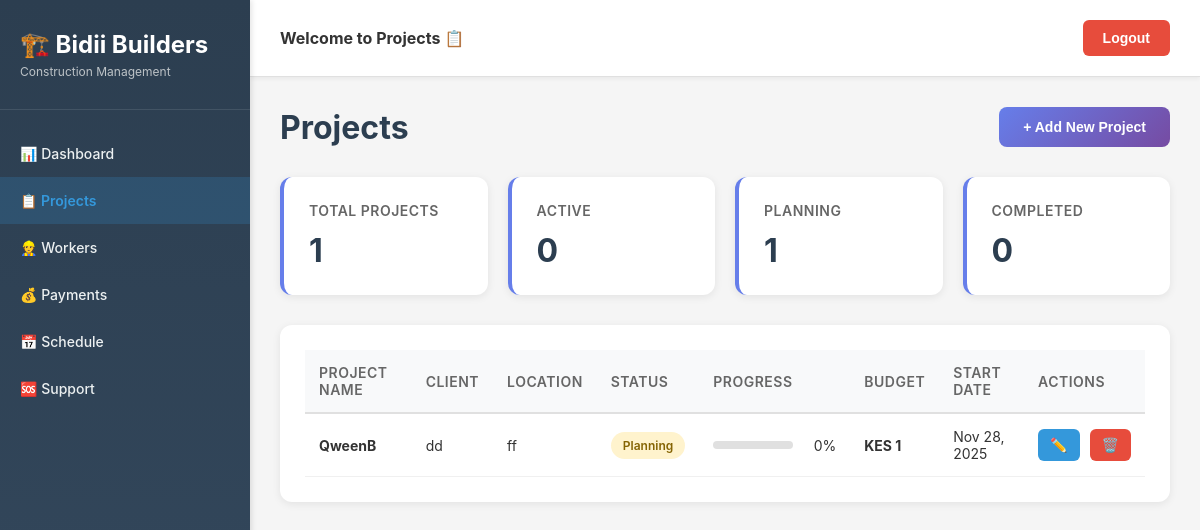
Page /projects/ (signed in) on the committed database.
### base/models.py (models this page shows, shortened)
class Project(models.Model):
    STATUS_CHOICES = [
        ('planning', 'Planning'),
        ('active', 'Active'),
        ('on_hold', 'On Hold'),
        ('completed', 'Completed'),
    ]
    user = models.ForeignKey(User, on_delete=models.CASCADE, related_name='projects')
    team = models.ForeignKey(Team, on_delete=models.CASCADE, related_name='projects', null=True, blank=True)
    name = models.CharField(max_length=200)
    location = models.CharField(max_length=200, blank=True, null=True)
    client_name = models.CharField(max_length=200, blank=True, null=True)
    client_phone = models.CharField(max_length=20, blank=True, null=True)
    budget = models.DecimalField(max_digits=12, decimal_places=2, validators=[MinValueValidator(0)], default=0)
    description = models.TextField(blank=True, null=True)
    status = models.CharField(max_length=20, choices=STATUS_CHOICES, default='planning')
    start_date = models.DateField(null=True, blank=True)
    end_date = models.DateField(null=True, blank=True)
    progress = models.IntegerField(default=0, validators=[MinValueValidator(0), MaxValueValidator(100)])
    created_at = models.DateTimeField(auto_now_add=True)
    updated_at = models.DateTimeField(auto_now=True)
    class Meta:
        ordering = ['-created_at']
        verbose_name = 'Project'
        verbose_name_plural = 'Projects'

### base/views.py (the view, shortened to what this page needs)
# urls.py: path('projects/', views.projects, name='projects'),
@login_required(login_url='login_view')
def projects(request):
    user_projects = Project.objects.filter(user=request.user).order_by('-created_at')
    user_applications = JobApplication.objects.filter(project__user=request.user).order_by('-applied_at')
    context = {
        'projects': user_projects,
        'applications': user_applications,
        'total_projects': user_projects.count(),
        'active_projects': user_projects.filter(status='active').count(),
        'planning_projects': user_projects.filter(status='planning').count(),
        'completed_projects': user_projects.filter(status='completed').count(),
    }
    return render(request, 'base/projects.html', context)

### base/templates/base/projects.html (shortened to what this page needs)
{% load static %}
<!DOCTYPE html>
<html lang="en">
<head>
    <link rel="stylesheet" href="{% static 'css/base.css' %}">
</head>
<body>
    <aside class="sidebar" role="navigation" aria-label="Main Navigation">
        <div>
            <div class="sidebar-header">
                <h1>🏗️ Bidii Builders</h1>
                <p>Construction Management</p>
            </div>
            <nav class="nav-menu">
                <a href="{% url 'dashboard' %}" class="nav-item {% if request.resolver_match.url_name == 'dashboard' %}active{% endif %}">📊 Dashboard</a>
                <a href="{% url 'projects' %}" class="nav-item {% if request.resolver_match.url_name == 'projects' %}active{% endif %}">📋 Projects</a>
                <a href="{% url 'workers' %}" class="nav-item {% if request.resolver_match.url_name == 'workers' %}active{% endif %}">👷 Workers</a>
                <a href="{% url 'payments' %}" class="nav-item {% if request.resolver_match.url_name == 'payments' %}active{% endif %}">💰 Payments</a>
                <a href="{% url 'schedule' %}" class="nav-item {% if request.resolver_match.url_name == 'schedule' %}active{% endif %}">📅 Schedule</a>
                <a href="{% url 'support' %}" class="nav-item {% if request.resolver_match.url_name == 'support' %}active{% endif %}">🆘 Support</a>
            </nav>
        </div>
    </aside>
    <div class="main-content">
        <nav class="navbar">
            <div><strong>Welcome to Projects 📋</strong></div>
            <button class="logout-btn" onclick="confirmLogout()">Logout</button>
        </nav>
        <div class="container">
            <div class="header">
                <h1>Projects</h1>
                <button class="btn-primary" onclick="openProjectModal()">+ Add New Project</button>
            </div>
            <div class="stats-grid">
                <div class="stat-card">
                    <h3>Total Projects</h3>
                    <div class="value">{{ total_projects }}</div>
                </div>
                <div class="stat-card">
                    <h3>Active</h3>
                    <div class="value">{{ active_projects }}</div>
                </div>
                <div class="stat-card">
                    <h3>Planning</h3>
                    <div class="value">{{ planning_projects }}</div>
                </div>
                <div class="stat-card">
                    <h3>Completed</h3>
                    <div class="value">{{ completed_projects }}</div>
                </div>
            </div>
            <section class="section">
                {% if projects %}
                <table class="table">
                    <thead>
                        <tr>
                            <th>Project Name</th>
                            <th>Client</th>
                            <th>Location</th>
                            <th>Status</th>
                            <th>Progress</th>
                            <th>Budget</th>
                            <th>Start Date</th>
                            <th>Actions</th>
                        </tr>
                    </thead>
                    <tbody>
                        {% for project in projects %}
                        <tr>
                            <td><strong>{{ project.name }}</strong></td>
                            <td>{{ project.client_name }}</td>
                            <td>{{ project.location }}</td>
                            <td><span class="badge badge-{{ project.status }}">{{ project.get_status_display }}</span></td>
                            <td>
                                <div style="display: flex; gap: 8px; align-items: center;">
                                    <div class="progress-bar" style="flex: 1; min-width: 80px;">
                                    </div>
                                    <span style="min-width: 35px; text-align: right;">{{ project.progress }}%</span>
                                </div>
                            </td>
                            <td><strong>KES {{ project.budget|floatformat:0 }}</strong></td>
                            <td>{{ project.start_date|date:"M d, Y" }}</td>
                            <td>
                                <div class="action-buttons">
                                    <button class="btn-edit" onclick="editProject({{ project.id }})">✏️</button>
                                    <form method="POST" action="{% url 'delete_project' project.id %}" style="display:inline;" onsubmit="return confirm('Delete this project?')">
                                        <button type="submit" class="btn-delete">🗑️</button>
                                    </form>
                                </div>
                            </td>
                        </tr>
                        {% endfor %}
                    </tbody>
                </table>
                {% else %}
                <div class="no-data">
                    <div style="font-size: 80px; margin-bottom: 20px;">📦</div>
                    <h3>No projects yet</h3>
                    <p>Click "Add New Project" to get started!</p>
                </div>
                {% endif %}
            </section>
        </div>
    </div>
</body>
</html>

### static/css/base.css (style rules this page uses)
* { margin: 0; padding: 0; box-sizing: border-box; }
html, body { height: 100%; }
body { font-family: -apple-system, BlinkMacSystemFont, 'Segoe UI', Roboto, Oxygen, Ubuntu, Cantarell, sans-serif; background: #f5f5f5; color: #333; }
.sidebar { position: fixed; left: 0; top: 0; width: 250px; height: 100vh; background: linear-gradient(180deg, #2c3e50 0%, #34495e 100%); color: white; overflow-y: auto; z-index: 100; display: flex; flex-direction: column; box-shadow: 2px 0 5px rgba(0, 0, 0, 0.1); }
.sidebar > div:first-child { flex: 1; }
.sidebar-header { padding: 30px 20px; border-bottom: 1px solid rgba(255, 255, 255, 0.1); }
.sidebar-header h1 { font-size: 24px; margin-bottom: 5px; font-weight: 700; }
.sidebar-header p { font-size: 12px; color: #bdc3c7; }
.nav-menu { display: flex; flex-direction: column; padding: 20px 0; }
.nav-item { padding: 15px 20px; color: #ecf0f1; text-decoration: none; font-size: 14px; border-left: 4px solid transparent; transition: all 0.3s ease; cursor: pointer; background: none; border: none; text-align: left; font-weight: 500; display: block; width: 100%; }
.nav-item.active { background: rgba(52, 152, 219, 0.2); border-left-color: #3498db; color: #3498db; font-weight: 600; }
.main-content { margin-left: 250px; display: flex; flex-direction: column; min-height: 100vh; }
.navbar { background: white; padding: 20px 30px; border-bottom: 1px solid #e0e0e0; display: flex; justify-content: space-between; align-items: center; box-shadow: 0 2px 4px rgba(0, 0, 0, 0.05); font-size: 16px; font-weight: 600; }
.logout-btn { padding: 10px 20px; background: #e74c3c; color: white; border: none; border-radius: 6px; font-size: 14px; font-weight: 600; cursor: pointer; transition: all 0.3s ease; }
.container { flex: 1; padding: 30px; max-width: 1400px; margin: 0 auto; width: 100%; }
.welcome, .header, .page-header { margin-bottom: 30px; }
.welcome h1, .header h1, .page-header h1 { font-size: 32px; color: #2c3e50; margin-bottom: 8px; font-weight: 700; }
.header { display: flex; justify-content: space-between; align-items: center; }
.header h1 { margin-bottom: 0; }
.btn-primary { padding: 12px 24px; background: linear-gradient(135deg, #667eea 0%, #764ba2 100%); color: white; border: none; border-radius: 8px; font-size: 14px; font-weight: 600; cursor: pointer; transition: all 0.3s ease; }
.btn-edit { padding: 8px 12px; background: #3498db; color: white; border: none; border-radius: 6px; font-size: 14px; cursor: pointer; transition: all 0.3s ease; }
.btn-delete { padding: 8px 12px; background: #e74c3c; color: white; border: none; border-radius: 6px; font-size: 14px; cursor: pointer; transition: all 0.3s ease; }
.stats-grid { display: grid; grid-template-columns: repeat(auto-fit, minmax(200px, 1fr)); gap: 20px; margin-bottom: 30px; }
.stat-card { background: white; padding: 25px; border-radius: 12px; box-shadow: 0 2px 8px rgba(0, 0, 0, 0.08); border-left: 4px solid #667eea; transition: all 0.3s ease; }
.stat-card h3 { color: #666; font-size: 14px; font-weight: 600; margin-bottom: 12px; text-transform: uppercase; letter-spacing: 0.5px; }
.stat-card .value { font-size: 32px; font-weight: 700; color: #2c3e50; }
.section { background: white; padding: 25px; border-radius: 12px; box-shadow: 0 2px 8px rgba(0, 0, 0, 0.08); margin-bottom: 25px; }
.table { width: 100%; border-collapse: collapse; }
.table thead { background: #f8f9fa; border-bottom: 2px solid #e0e0e0; }
.table th { padding: 14px; text-align: left; font-weight: 600; color: #666; font-size: 14px; text-transform: uppercase; letter-spacing: 0.5px; }
.table td { padding: 14px; border-bottom: 1px solid #f0f0f0; font-size: 14px; }
.action-buttons { display: flex; gap: 10px; align-items: center; }
.badge { display: inline-block; padding: 6px 12px; border-radius: 20px; font-size: 12px; font-weight: 600; text-transform: capitalize; }
.badge-planning { background: #fff3cd; color: #856404; }
.progress-bar { height: 8px; background: #e0e0e0; border-radius: 4px; overflow: hidden; position: relative; }

### rows in the picture
Project: name "QweenB", client_name "dd", location "ff", status "Planning", progress "0", budget "1", start_date "Nov 28, 2025"

### other values in the picture
{{ total_projects }} "1"
{{ active_projects }} "0"
{{ planning_projects }} "1"
{{ completed_projects }} "0"
